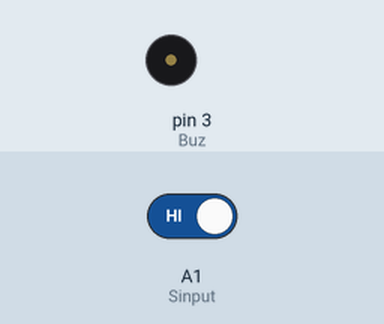
This sketch was run on a simulated Arduino Uno, built with avr-gcc and run on an emulated ATmega328P. On the bench: buzzer (waves = sounding, pin HIGH). The inputs (shaded band) are chosen by the test bench; at power-on: A1 (Sinput) HIGH.

Above: at 1.2 s.
1.3 s: A1 (Sinput) driven LOW
At 2.2 s:
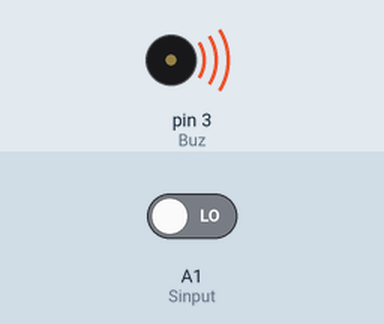
3.3 s: A1 (Sinput) driven HIGH
At 4.5 s:
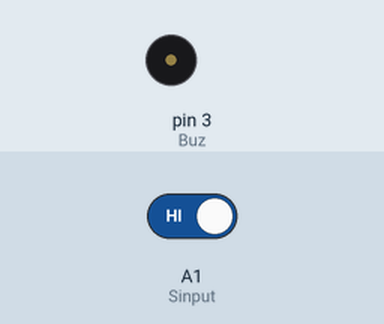
Timing chart, 0 to 6.3 s (numbered marks = the images above; inputs shaded):
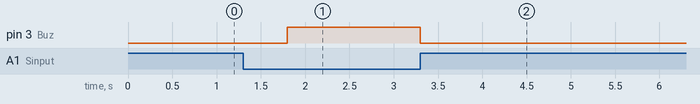

Measured:
- after the input at 1.3 s, pin 3 (Buz): LOW → HIGH after 0.50 s
- after the input at 3.3 s, pin 3 (Buz): HIGH → LOW at once

The sketch:

main.ino
```cpp
int Sinput = A1;
int Buz = 3;

void setup() {
  pinMode(Sinput, INPUT);
  pinMode(Buz, OUTPUT);
}

void loop() {
  if (digitalRead(Sinput) == LOW) {
    delay(500);
    digitalWrite(Buz, HIGH);
  } else {
    digitalWrite(Buz, LOW);
  }
}
```
